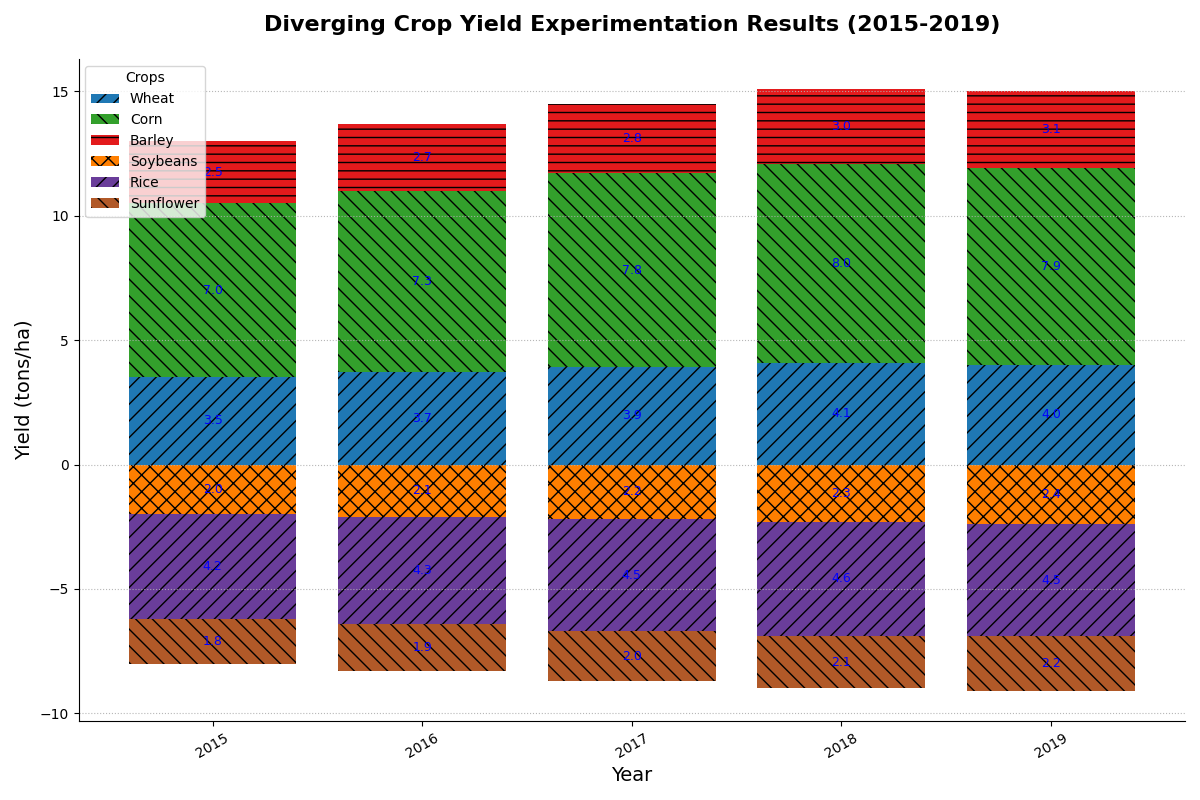

This figure's Python source:
import matplotlib.pyplot as plt
import numpy as np

years = np.arange(2015, 2020)

wheat_yield = [3.5, 3.7, 3.9, 4.1, 4.0]
corn_yield = [7.0, 7.3, 7.8, 8.0, 7.9]
barley_yield = [2.5, 2.7, 2.8, 3.0, 3.1]
soybean_yield = [-2.0, -2.1, -2.2, -2.3, -2.4]
rice_yield = [-4.2, -4.3, -4.5, -4.6, -4.5]
sunflower_yield = [-1.8, -1.9, -2.0, -2.1, -2.2]

# New set of colors for the plot
new_colors = ['#1f78b4', '#33a02c', '#e31a1c', '#ff7f00', '#6a3d9a', '#b15928']

fig, ax = plt.subplots(figsize=(12, 8))

ax.bar(years, wheat_yield, label='Wheat', color=new_colors[0], hatch='//')
ax.bar(years, corn_yield, bottom=wheat_yield, label='Corn', color=new_colors[1], hatch='\\\\')
ax.bar(years, barley_yield, bottom=np.array(wheat_yield) + np.array(corn_yield), label='Barley', color=new_colors[2], hatch='--')

ax.bar(years, soybean_yield, label='Soybeans', color=new_colors[3], hatch='xx')
ax.bar(years, rice_yield, bottom=soybean_yield, label='Rice', color=new_colors[4], hatch='//')
ax.bar(years, sunflower_yield, bottom=np.array(soybean_yield) + np.array(rice_yield), label='Sunflower', color=new_colors[5], hatch='\\\\')

ax.set_title("Diverging Crop Yield Experimentation Results (2015-2019)", fontsize=16, fontweight='bold', pad=20)
ax.set_xlabel("Year", fontsize=14)
ax.set_ylabel("Yield (tons/ha)", fontsize=14)

ax.legend(title='Crops', loc='upper left')
ax.yaxis.grid(True, linestyle=':', alpha=0.9)
ax.spines['top'].set_visible(False)
ax.spines['right'].set_visible(False)

for i in range(len(years)):
    height_sum_positive = 0
    for yield_name in [wheat_yield, corn_yield, barley_yield]:
        height_sum_positive += yield_name[i]
        ax.text(years[i], height_sum_positive - yield_name[i]/2, f'{yield_name[i]}', ha='center', va='center', color='blue', fontsize=9)
    
    height_sum_negative = 0
    for yield_name in [soybean_yield, rice_yield, sunflower_yield]:
        height_sum_negative += yield_name[i]
        ax.text(years[i], height_sum_negative - yield_name[i]/2, f'{-yield_name[i]}', ha='center', va='center', color='blue', fontsize=9)

plt.xticks(years, rotation=30)
plt.tight_layout()
plt.show()
